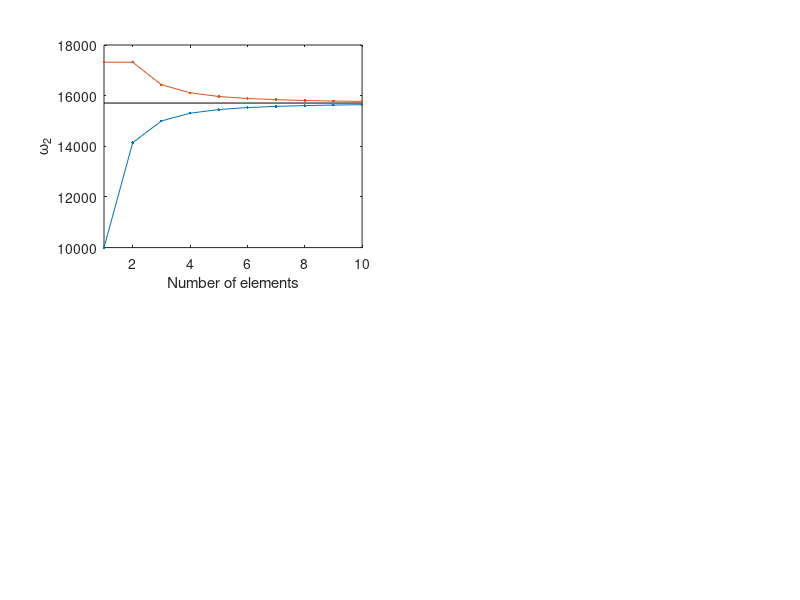

Write the MATLAB code that produced this figure. (Note: this script raises an error after producing the figure.)
clc; clear all; close all;
%%%%%%%%%%%%%%%%%%%%%%%%%%%%%%%%%%%%%%%%%%%%%%%%%%%%%%%%%%%%%%%%%%%%%%%%%%%

% Parameters
N = 10;     % Number of elements

rho = 8000; % Density [kg/m^3]
A = 1e-4;   % Area [m^2]
E = 200e9;  % Young's modulus [Pa]
l = 1;      % Length [m]

% Compute natural frequencies and modeshapes
%%%%%%%%%%%%%%%%%%%%%%%%%%%%%%%%%%%%%%%%%%%%%%%%%%%%%%%%%%%%%%%%%%%%%%%%%%%

om_L = zeros(2,N);
om_C = zeros(2,N);
for n = 1:N
    L = l/n;    % Length of element

    % Lumped mass local matrices
    M_L_local = rho*A*L/2*[ 1,  0;
                            0,  1];
    K_L_local = E*A/L*[	1,  -1;
                        -1, 1];

    % Continous mass local matrices
    M_C_local = rho*A*L/6*[ 2,  1;
                            1,  2];
    K_C_local = E*A/L*[ 1,  -1;
                        -1, 1];

    % Global matrices
    M_L = zeros(n+1,n+1);
    K_L = zeros(n+1,n+1);
    M_C = zeros(n+1,n+1);
    K_C = zeros(n+1,n+1);

    for i = 1:n
        idx = [i,i+1];
        M_L(idx,idx) = M_L(idx,idx) + M_L_local;
        K_L(idx,idx) = K_L(idx,idx) + K_L_local;
        M_C(idx,idx) = M_C(idx,idx) + M_C_local;
        K_C(idx,idx) = K_C(idx,idx) + K_C_local;
    end

    % Find eigenvalues/eigenvectors
    [Vec_L, Val_L] = eig(M_L\K_L);
    [Vec_C, Val_C] = eig(M_C\K_C);

    % Rearrange modes (in ascending order)
    Val_L = diag(Val_L);
    [Val_L,idx] = sort(Val_L);
    Vec_L = Vec_L(:,idx);

    Val_C = diag(Val_C);
    [Val_C,idx] = sort(Val_C);
    Vec_C = Vec_C(:,idx);

    % Scale modeshapes
    Vec_L = bsxfun(@rdivide,Vec_L,max(abs(Vec_L)));
    Vec_C = bsxfun(@rdivide,Vec_C,max(abs(Vec_C)));
    
    % Record natural frequencies
    if n == 1
        om_L(1,n) = sqrt(Val_L(2));
        om_C(1,n) = sqrt(Val_C(2));
    else
        om_L(:,n) = sqrt(Val_L(2:3));
        om_C(:,n) = sqrt(Val_C(2:3));
    end
end

% Plotting
%%%%%%%%%%%%%%%%%%%%%%%%%%%%%%%%%%%%%%%%%%%%%%%%%%%%%%%%%%%%%%%%%%%%%%%%%%%

% True natural frequencies
om2_T = pi/l*sqrt(E/rho);
om3_T = 2*pi/l*sqrt(E/rho);

figure

% Plot of second natural frequencies
om2_L = om_L(1,:);
om2_C = om_C(1,:);

subplot(2,2,1)
hold on; box on;
xlim([1,N])
plot([1,N],[1,1]*om2_T,'k')
plot(1:N,om2_L,'.-')
plot(1:N,om2_C,'.-')
xlabel('Number of elements')
ylabel('\omega_2')
legend( 'True','Lumped','Continuous', ...
        'Location','SE')

% Plot of third natural frequencies
om3_L = om_L(2,2:end);
om3_C = om_C(2,2:end);

subplot(2,2,2)
hold on; box on;
xlim([2,N])
plot([2,N],[1,1]*om3_T,'k')
plot(2:N,om3_L,'.-')
plot(2:N,om3_C,'.-')
xlabel('Number of elements')
ylabel('\omega_3')
legend( 'True','Lumped','Continuous', ...
        'Location','SE')

% Plot of errors of second natural frequencies
om2_L_ERR = log10(abs(om2_L - om2_T)/om2_T);
om2_C_ERR = log10(abs(om2_C - om2_T)/om2_T);

subplot(2,2,3)
hold on; box on;
xlim([1,N])
plot(1:N,om2_L_ERR,'.-')
plot(1:N,om2_C_ERR,'.-')
xlabel('Number of elements')
ylabel('log_{10} of error of \omega_2')
legend( 'Lumped','Continuous', ...
        'Location','NE')

% Plot of errors of second natural frequencies
om3_L_ERR = log10(abs(om3_L - om3_T)/om2_T);
om3_C_ERR = log10(abs(om3_C - om3_T)/om2_T);

subplot(2,2,4)
hold on; box on;
xlim([2,N])
plot(2:N,om3_L_ERR,'.-')
plot(2:N,om3_C_ERR,'.-')
xlabel('Number of elements')
ylabel('log_{10} of error of \omega_3')
legend( 'Lumped','Continuous', ...
        'Location','NE')